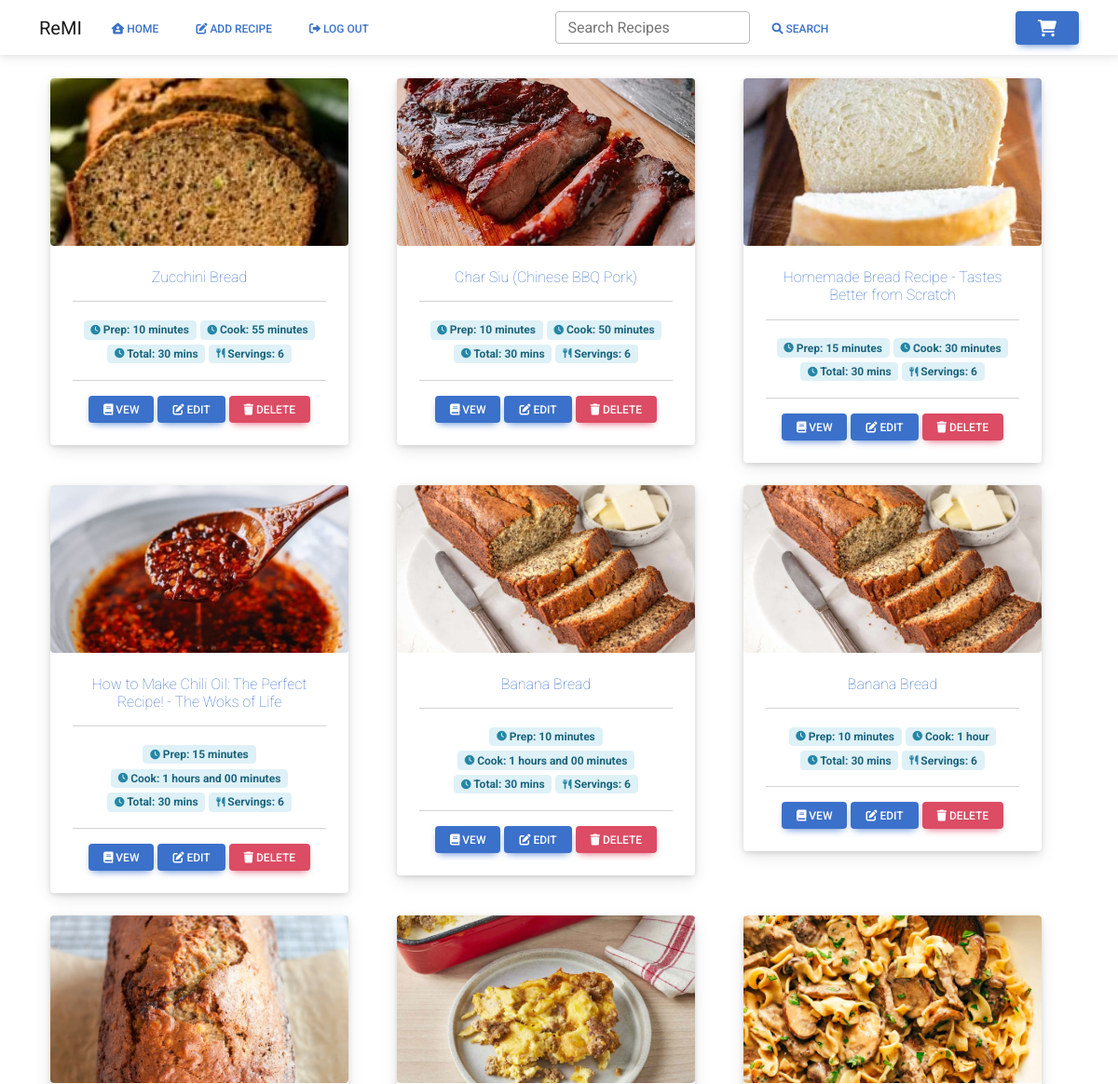
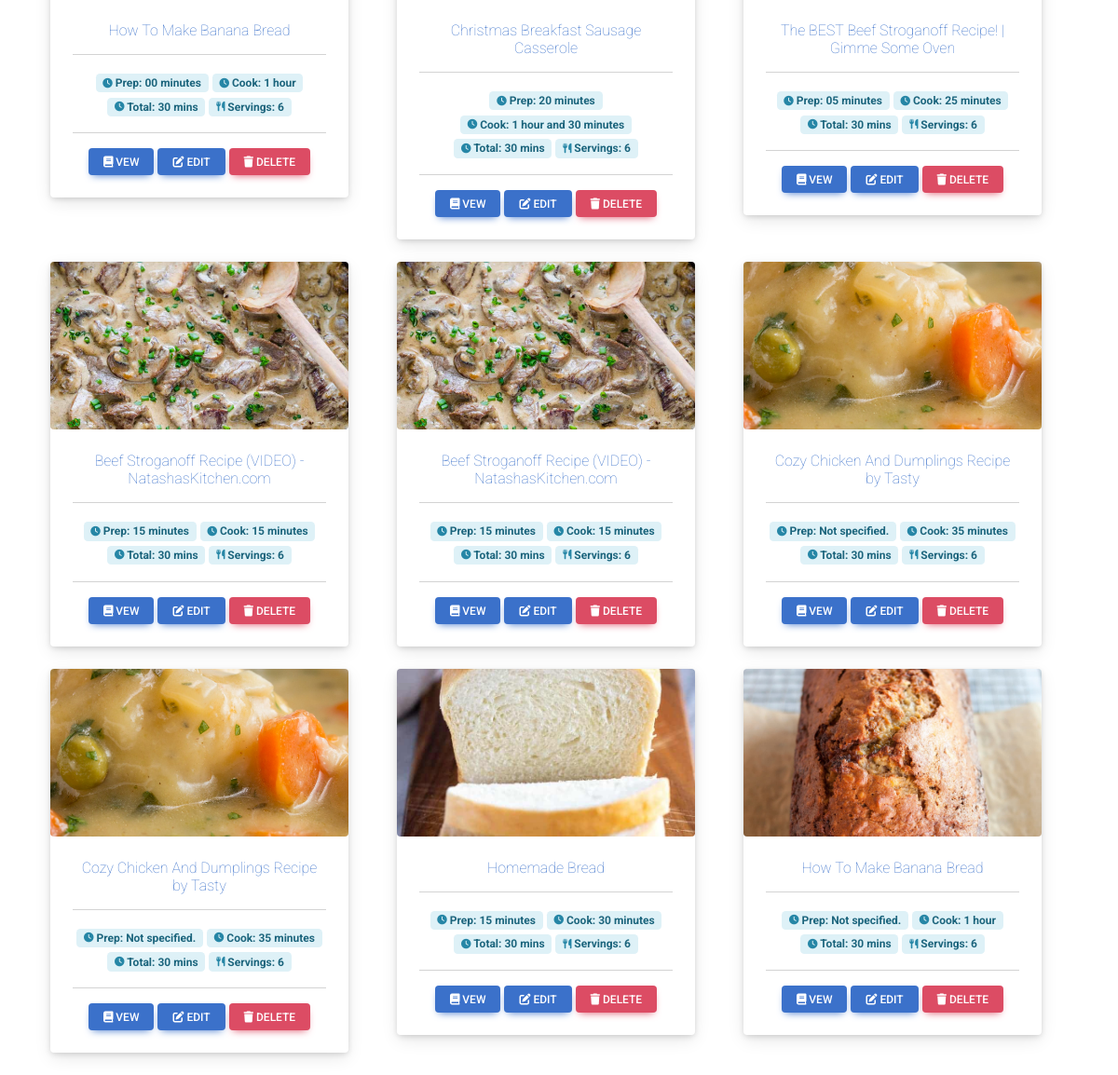
Page / (signed in) on the earlier database version (2 pictures, top to bottom).
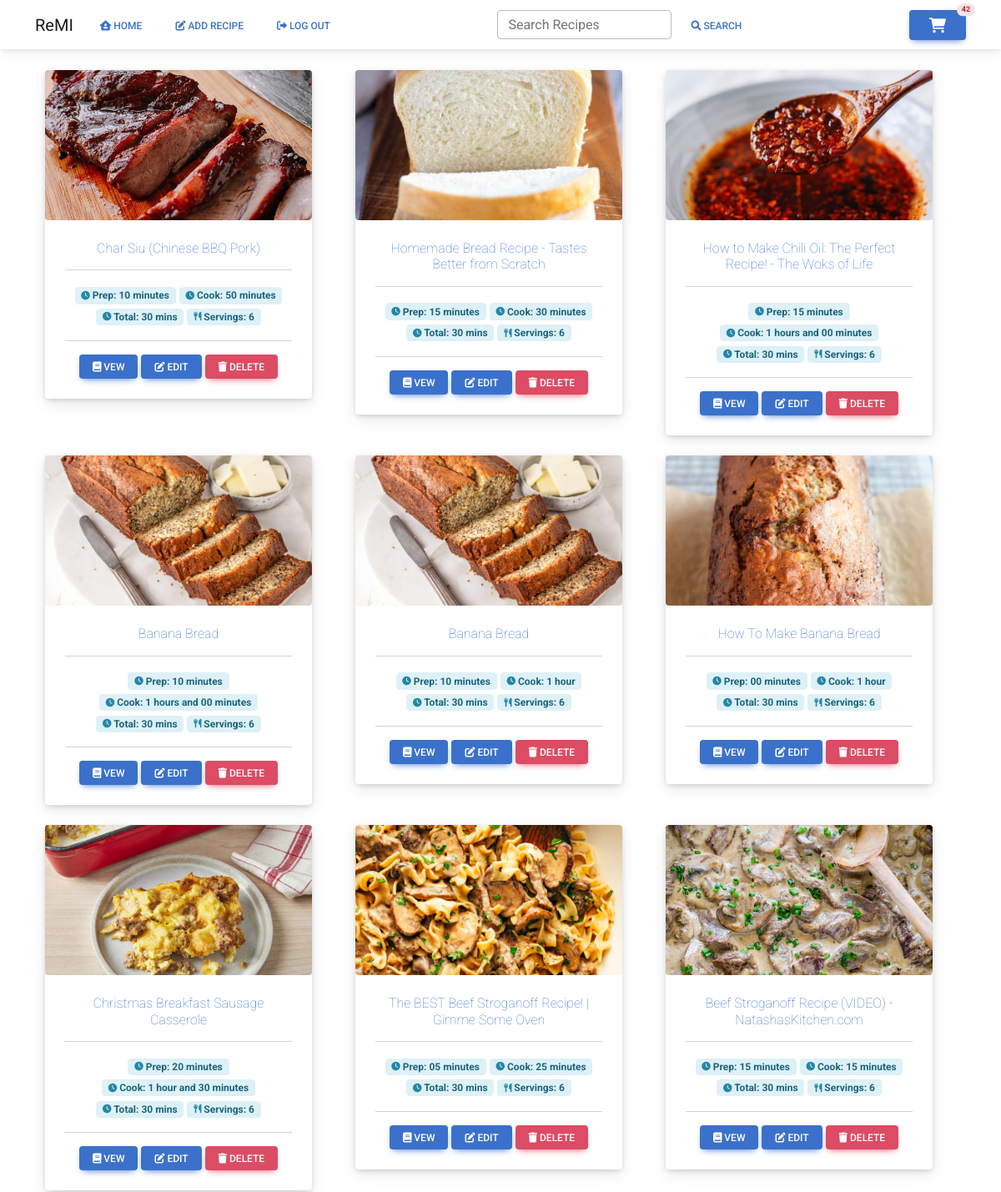
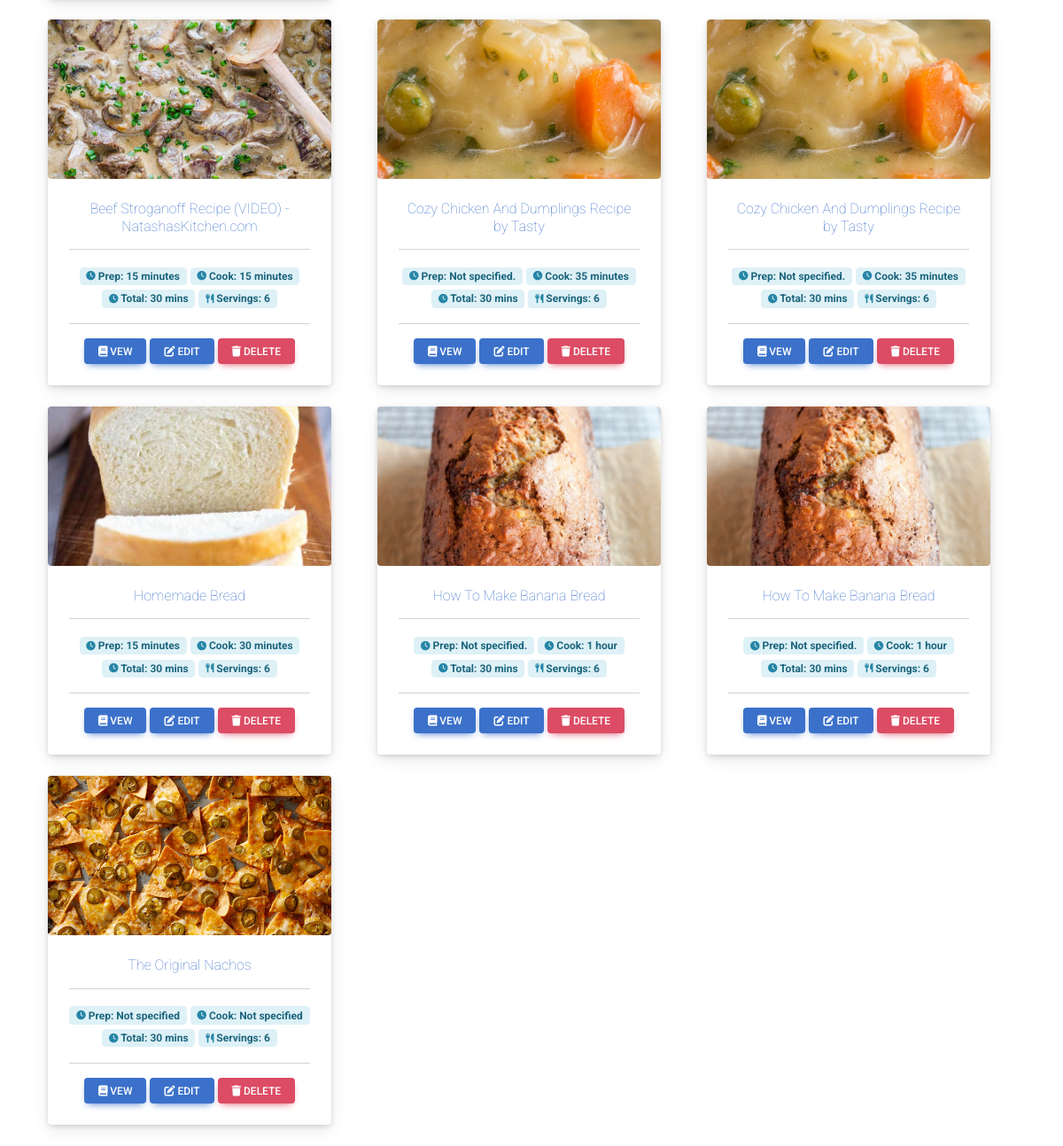
Same page on the later database version (2 pictures, top to bottom).
### website/models.py (models this page shows)
class Recipe(db.Model):
    id = db.Column(db.Integer, primary_key=True)
    uuid = db.Column(db.Integer, primary_key=False)
    username = db.Column(db.Integer, db.ForeignKey('user.id'))
    recipe_name = db.Column(db.String(200))
    prep_time = db.Column(db.Integer, primary_key=False)
    cook_time = db.Column(db.Integer, primary_key=False)
    total_time = db.Column(db.Integer, primary_key=False)
    ingredients = db.Column(db.String())
    servings = db.Column(db.String())
    ingredients_quantity = db.Column(db.String())
    ingredients_measurement = db.Column(db.String())
    instructions = db.Column(db.String())
    original_url = db.Column(db.String())
    date_parsed = db.Column(db.String())
    image = db.Column(db.String())
    ingredient_list = db.relationship('Ingredients')

### website/views.py (the view)
@views.route('/', methods=['GET', 'POST'])
@login_required
def home():
    recipes = Recipe.query.filter_by(username=current_user.id).all()
    shopping_list = ShoppingList.query.count()
    session['shopping_list'] = shopping_list
    return render_template("home.html", user=current_user, recipes=recipes, shopping_list=shopping_list)

### website/__init__.py (called while the page is built)
def create_app():
    app = Flask(__name__)
    app.config['SECRET_KEY'] = 'sdf897sdf987'
    app.config['SQLALCHEMY_DATABASE_URI'] = f'sqlite:///{DB_NAME}'
    db.init_app(app)
    from .views import views
    from .auth import auth
    app.register_blueprint(views, url_prefix='/')
    app.register_blueprint(auth, url_prefix='/')
    from .models import User, Recipe
    with app.app_context():
        db.create_all()
    login_manager = LoginManager()
    login_manager.login_view = 'auth.login'
    login_manager.init_app(app)
    @login_manager.user_loader
    def load_user(id):
        return User.query.get(int(id))
    return app

### website/templates/home.html (shortened to what this page needs)
{% extends "base.html" %}
{% block content %}
<br>
<div class="container">
<div class="row justify-content-start">
    {% for recipe in recipes %}
    <div class="col">
        <div class="card mb-4 shadow-3-strong" style="width: 20rem; border-radius:4px;">
            <img class="card-img-top" src="{{ url_for('static', filename=recipe.image) }}" style="width: 100%;height: 15vw;object-fit: cover; border-radius:4px">
            <div class="card-body text-center rounded-4">
                <h6 class="card-title"><span class=" text-primary fw-lighter">{{ recipe.recipe_name }}</span></h6>
                <hr/>
                <span class="badge badge-info"> Prep: {{ recipe.prep_time }}</span>
                <span class="badge badge-info"> Cook: {{ recipe.cook_time }}</span></span>
                <span class="badge badge-info"> Total: 30 mins</span></span>
                <span class="badge badge-info"> Servings: 6</span></span>
                <hr/>
                <a href="view_recipe?recipe_uuid={{ recipe.uuid }}" class="btn btn-primary btn-sm"><i class="fa fa-book"></i> Vew
                </a>
                <button type="button" class="btn btn-primary btn-sm"><i class="fa-solid fa-pen-to-square"></i>
                    Edit
                </button>
                 <button type="button" class="btn btn-danger btn-sm" data-mdb-toggle="modal"
                                    data-mdb-target="#delete_recipe" data-recipe-title="{{ recipe.recipe_name }}" data-recipe-uuid="{{ recipe.uuid }}"><i class="fa fa-trash"></i>
                    Delete
                </button>
            </div>
        </div>
    </div>
    {% endfor %}
</div>
</div>
{% endblock %}

### website/templates/base.html (shortened to what this page needs)
<!DOCTYPE html>
<html>
<head>
    <link
            href="https://cdnjs.cloudflare.com/ajax/libs/font-awesome/6.0.0/css/all.min.css"
            rel="stylesheet"
    />
    <link
            href="https://cdnjs.cloudflare.com/ajax/libs/mdb-ui-kit/6.0.1/mdb.min.css"
            rel="stylesheet"
    />
    <link rel="stylesheet" href="https://cdn.jsdelivr.net/npm/select2@4.1.0-rc.0/dist/css/select2.min.css" />
    <link rel="stylesheet" href="https://cdn.jsdelivr.net/npm/select2-bootstrap-5-theme@1.3.0/dist/select2-bootstrap-5-theme.min.css" />
</head>
<body>
<nav class="navbar navbar-expand-lg navbar-light">
    <div class="container">
        <div class="d-flex">
            <a class="navbar-brand" href="#">ReMI</a>
            <div class="collapse navbar-collapse" id="navbarSupportedContent">
                <ul class="navbar-nav mr-auto">
                    {% if user.is_authenticated %}
                    <li class="nav-item">
                        <a class="btn btn-link px-3 me-2" id="home" href="/"><i class="fa-solid fa-house-user"></i> Home</a>
                    </li>
                    <li class="nav-item">
                        <a class="btn btn-link px-3 me-2" id="add_recipe" href="/add_recipe"><i
                                class="fa-solid fa-pen-to-square"></i> Add Recipe</a>
                    </li>
                    <li class="nav-item">
                        <a class="btn btn-link px-3 me-2" id="logout" href="/logout"><i
                                class="fa-solid fa-right-from-bracket"></i> Log Out</a>
                    </li>
                    {% endif %}
                </ul>
            </div>
        </div>
        <div class="navbar-nav flex-row d-none d-md-flex">
            <form class="input-group w-auto my-auto d-none d-sm-flex">
                <input
                        autocomplete="off"
                        type="search"
                        class="form-control rounded"
                        placeholder="Search Recipes"
                        style="min-width: 125px;"
                />
                <button class="btn btn-link"><i class="fa-solid fa-magnifying-glass"></i> Search</button>
            </form>
        </div>
        <div class="d-flex align-items-center">
            <a href="/cart" class="btn btn-primary position-relative">
                {% if shopping_list %}
                <span class="position-absolute top-0 start-100 translate-middle badge rounded-pill badge-danger">
    {{ shopping_list }}
  </span>
                {% endif %}
            </a>
        </div>
    </div>
</nav>
<div class="container">
    {% block content %}
    {% endblock %}
</div>
</body>
</html>

Differences in the rows shown:
removed Recipe: image (picture), recipe_name "Zucchini Bread", prep_time "10 minutes", cook_time "55 minutes"
added Recipe: image (picture), recipe_name "How To Make Banana Bread", prep_time "Not specified.", cook_time "1 hour"
added Recipe: image (picture), recipe_name "The Original Nachos", prep_time "Not specified", cook_time "Not specified"
Other differences:
{{ shopping_list }}: (not shown) → "42"
